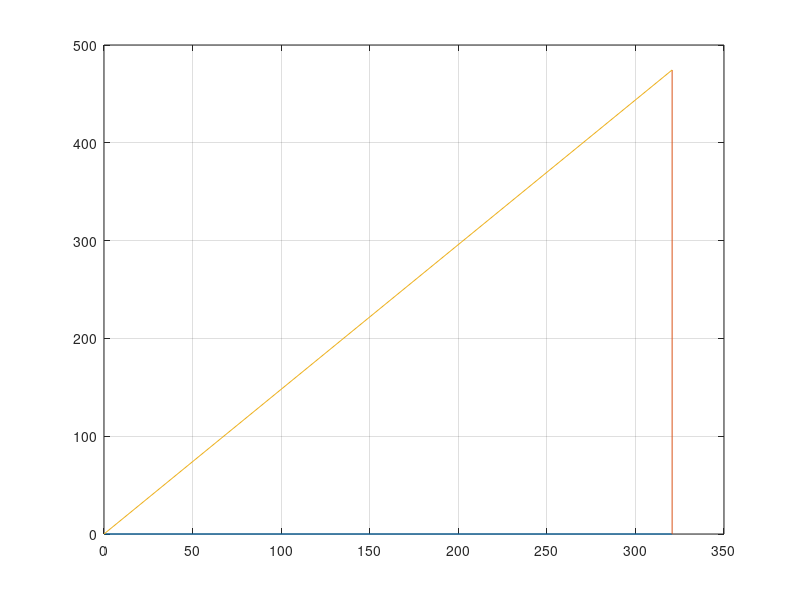
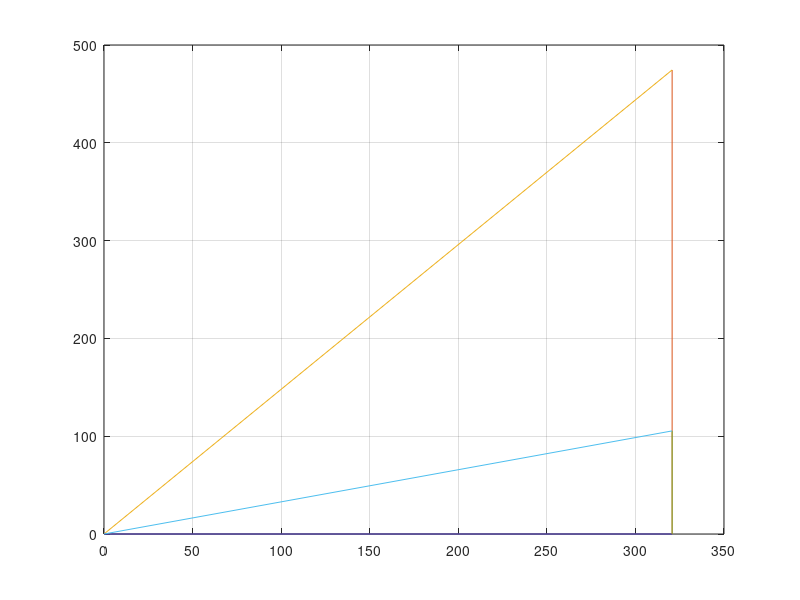
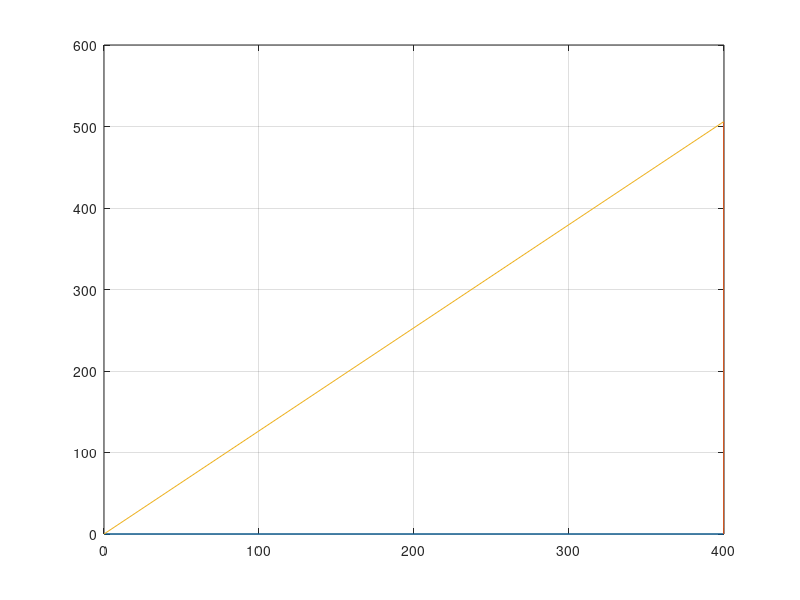
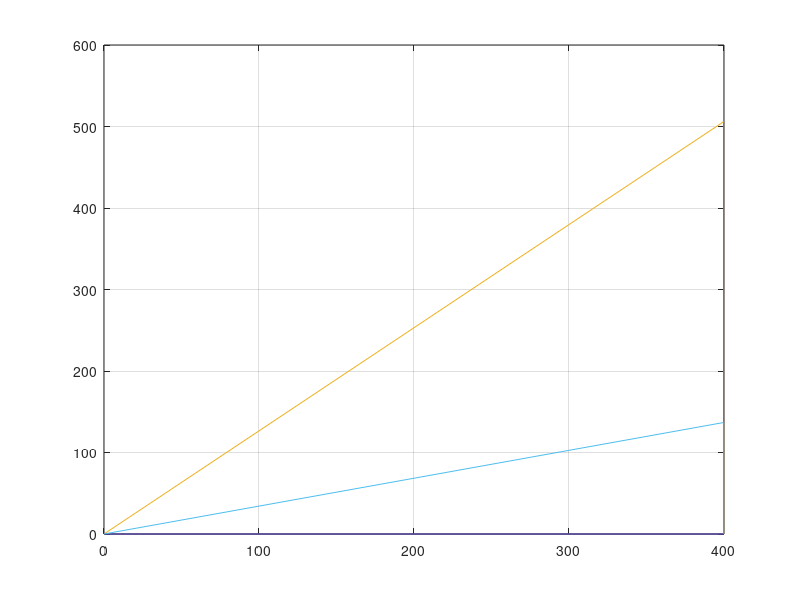

The MATLAB script that drew these images, in order:
Pmec75 = (0.75)*183.875;
Rend75 = 0.43; % Rend = Pmec/Pele -> Rend = 0.36 ou 36%
Pele75 = Pmec75/Rend75;

fp75 = 0.56; % fp = P/modS
modS75 = Pele75/fp75;
Q75 = sqrt(modS75^2 - Pele75^2);
S75 = Pele75 + j*Q75;

figure(1);
plot([0 Pele75], [0 0], [Pele75 Pele75],...
     [0 Q75], [0 Pele75], [0 Q75]); grid on;

% compensação do fator de potência
fp75_ = 0.95;
modS75_ = Pele75/fp75_;
Q75_ = sqrt(modS75_^2 - Pele75^2);

Qc = Q75 - Q75_;
%V = R*I;
%P = R*I^2 = V^2/R;
Vn = 220;
f = 60;
w = 2*pi*f;
% Qc = Vn^2/Xc;
Xc = Vn^2/Qc;
% Xc = 1/(w*C);
C = 1/(w*Xc);


figure(2);
plot(% triângulo das potências antes da correção
     [0 Pele75], [0 0], [Pele75 Pele75],...
     [0 Q75], [0 Pele75], [0 Q75], ...
     % triângulo das potências depois da correção
     [0 Pele75], [0 0], [Pele75 Pele75],...
     [0 Q75_], [0 Pele75], [0 Q75_]); grid on;

% análise para operação com 100% da carga (carga nominal)
Pmec100 = (1)*183.875;
Rend100 = 0.46; % Rend = Pmec/Pele -> Rend = 0.36 ou 36%
Pele100 = Pmec100/Rend100;

fp100 = 0.62; % fp = P/modS
modS100 = Pele100/fp100;
Q100 = sqrt(modS100^2 - Pele100^2);
S100 = Pele100 + j*Q100;

figure(3);
plot([0 Pele100], [0 0], [Pele100 Pele100],...
     [0 Q100], [0 Pele100], [0 Q100]); grid on;

% análise após compensação com o capacitor disponível (c75)
% aplicado ao motor com rendimento de 100%

Q100_ = Q100 - Qc;
S100_ = Pele100 + j*(Q100_);

% novo fator de potência para o motor com rend. de 100%
fp_ = Pele100/abs(S100_);

figure(4);
plot(% triângulo das potências antes da correção
     [0 Pele100], [0 0], [Pele100 Pele100],...
     [0 Q100], [0 Pele100], [0 Q100], ...
     % triângulo das potências depois da correção
     [0 Pele100], [0 0], [Pele100 Pele100],...
     [0 Q100_], [0 Pele100], [0 Q100_]); grid on;
